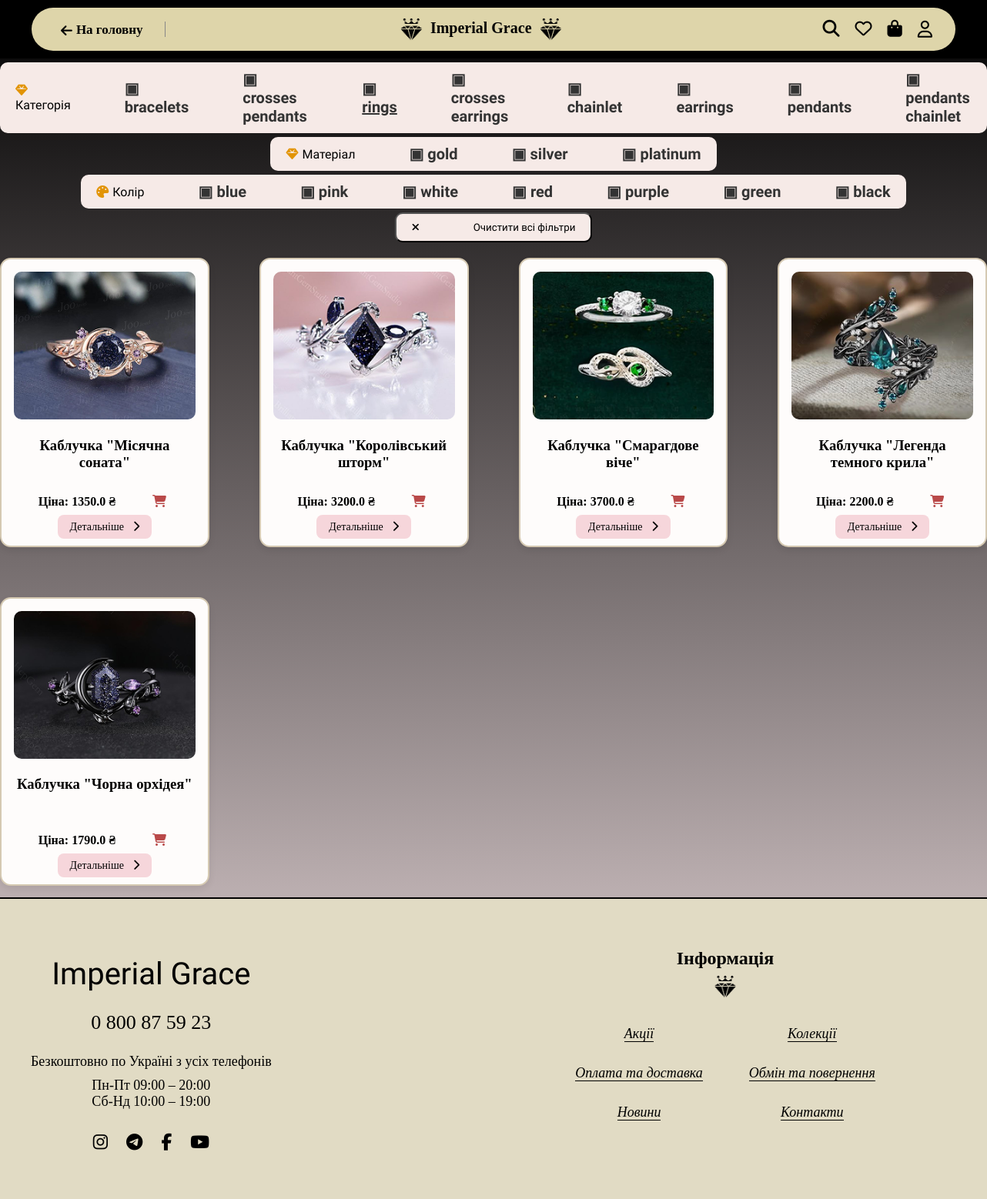
The app's page /catalog?category=rings with its own data.
### app/models.py (models this page shows)
class Product(SQLModel, table=True):
    id: int | None = Field(default=None, primary_key=True)
    name: str
    price: float
    material: str
    color: str
    description: str = ""
    image_url: str
    category: str
    available: bool = True
    created_at: datetime = Field(default_factory=datetime.now)

### app/routes.py (the view)
@router.get("/catalog", response_class=HTMLResponse)
async def show_catalog(
    request: Request,
    category: str = Query(default=None),
    material: str = Query(default=None),
    color: str = Query(default=None),
    db: Session = Depends(get_db),
    current_user=Depends(get_current_user)
):
    query = db.query(Product).filter(Product.available == True)
    if category:
        query = query.filter(Product.category == category)
    if material:
        query = query.filter(Product.material == material)
    if color:
        query = query.filter(Product.color == color)
    products = query.all()
    categories = get_distinct_values(db, Product.category)
    materials = get_distinct_values(db, Product.material)
    colors = get_distinct_values(db, Product.color)
    return templates.TemplateResponse(
        "catalog.html",
        {
            "request": request,
            "products": products,
            "user": current_user,
            "categories": categories,
            "materials": materials,
            "colors": colors,
            "selected_category": category,
            "selected_material": material,
            "selected_color": color
        }
    )

### app/templates/catalog.html (shortened to what this page needs)
<!DOCTYPE html>
<html lang="uk">
<head>
    <link rel="stylesheet" href="/static/styles/catalog.css">
    <link rel="stylesheet" href="https://cdnjs.cloudflare.com/ajax/libs/font-awesome/6.5.0/css/all.min.css" />
</head>
<body>
    <section class="top-menu-section">
        <div class="menu-wrapper">
            <div class="menu-bar">
                <div class="menu-left">
                    <a href="/index" class="back-btn">
                        <i class="fas fa-arrow-left"></i> На головну
                    </a>
                </div>
                <div class="menu-logo">
                    <span>
                        <img src="/static/images/diamond1.png" alt="Diamond" />
                    </span> Imperial Grace <span>
                        <img src="/static/images/diamond1.png" alt="Diamond" />
                    </span>
                </div>
                <div class="menu-right">
                    <div class="search-wrapper">
                            <span title="Пошук" class="icon search-trigger"><i class="fas fa-search"></i></span>
                        </div>
                        <span title="Уподобані" class="icon"><i class="far fa-heart"></i></span>
                        <div class="cart-wrapper">
                            <div class="cart-icon-wrapper">
                                <a title="Кошик" href="/cart" id="go-to-cart" class="icon"><i class="fas fa-bag-shopping"></i>
                                </a>
                            </div>
                        </div>
                        <div class="user-info" style="color: rgb(15, 15, 15); font-size: 1.5rem;">
                            {% if user %}
                            <a title="Замовлення" href="/my-orders" class="icon"><i class="fas fa-box-open"></i></a>
                            <a title="Вихід" href="/logout" class="icon"><i class="fas fa-sign-out-alt"></i></a>
                            {% else %}
                            <a title="Вхід" href="/registration" id="go-profile" class="icon"><i class="far fa-user"></i></a>
                            {% endif %}
                        </div>
                    </div>
                </div>
            </div>
    </section>
<div class="catalog-filter-section">
    <div class="catalog-filter">
        <label><i class="fas fa-gem filter-icon"></i>Категорія</label>
        {% for category in categories %}
        <span data-filter-type="category" data-value="{{ category }}" class="{% if selected_category == category %}active-filter{% endif %}">
            ▣ {{ category }}
        </span>
        {% endfor %}
    </div>
    <div class="catalog-filter">
        <label><i class="fas fa-gem filter-icon"></i>Матеріал</label>
        {% for material in materials %}
        <span data-filter-type="material" data-value="{{ material }}" class="{% if selected_material == material %}active-filter{% endif %}">
            ▣ {{ material }}
        </span>
        {% endfor %}
    </div>
    <div class="catalog-filter">
        <label><i class="fas fa-palette filter-icon"></i>Колір</label>
        {% for color in colors %}
        <span data-filter-type="color" data-value="{{ color }}" class="{% if selected_color == color %}active-filter{% endif %}">
            ▣ {{ color }}
        </span>
        {% endfor %}
    </div>
    {% if selected_category or selected_material or selected_color %}
    <button id="clear-all-filters" class="catalog-filter">
        <i class="fas fa-times"></i> Очистити всі фільтри
    </button>
    {% endif %}
</div>
    <section class="catalog-grid">
    {% for product in products %}
    <div class="product-card"
         data-category="{{ product.category }}"
         data-material="{{ product.material }}"
         data-color="{{ product.color }}">
        <img src="{{ product.image_url }}" alt="{{ product.name }}">
        <h3>{{ product.name }}</h3>
        <p class="price">
            Ціна: <strong>{{ product.price }} ₴</strong>
            <button class="add-to-cart-btn"
                data-id="{{ product.id }}"
                data-name="{{ product.name }}"
                data-price="{{ product.price }}"
                data-image="{{ product.image_url }}"
                title="Додати до кошика">
                <i class="fas fa-shopping-cart cart-icon"></i>
            </button>
        </p>
        <a href="/details/{{ product.id }}" class="detail-btn">
            Детальніше <i class="fas fa-chevron-right arrow-icon"></i>
        </a>
    </div>
    {% endfor %}
    </section>
    <footer class="footer">
        <div class="footer-container">
            <div class="footer-left">
                <h2 class="footer-logo">Imperial Grace</h2>
                <p class="phone">0 800 87 59 23</p>
                <p class="schedule">Безкоштовно по Україні з усіх телефонів</p>
                <p>Пн-Пт 09:00 – 20:00<br>Сб-Нд 10:00 – 19:00</p>
                <div class="social-icons">
                    <a href="#"><i class="fab fa-instagram"></i></a>
                    <a href="#"><i class="fab fa-telegram"></i></a>
                    <a href="#"><i class="fab fa-facebook-f"></i></a>
                    <a href="#"><i class="fab fa-youtube"></i></a>
                </div>
            </div>
            <div class="footer-right">
                <h3>Інформація</h3>
                <img src="/static/images/diamond1.png" alt="Icon" class="footer-icon" />
                <div class="footer-links">
                    <ul>
                        <li><a href="#">Акції</a></li>
                        <li><a href="#">Оплата та доставка</a></li>
                        <li><a href="#">Новини</a></li>
                    </ul>
                    <ul>
                        <li><a href="#">Колекції</a></li>
                        <li><a href="#">Обмін та повернення</a></li>
                        <li><a href="#">Контакти</a></li>
                    </ul>
                </div>
            </div>
        </div>
    </footer>
</body>
</html>

### records on screen
Product: image_url (picture), name "Каблучка \"Місячна соната\"", price "1350.0"
Product: image_url (picture), name "Каблучка \"Королівський шторм\"", price "3200.0"
Product: image_url (picture), name "Каблучка \"Смарагдове віче\"", price "3700.0"
Product: image_url (picture), name "Каблучка \"Легенда темного крила\"", price "2200.0"
Product: image_url (picture), name "Каблучка \"Чорна орхідея\"", price "1790.0"

### other values on screen
{{ category }} "bracelets" "crosses pendants" "rings" "crosses earrings" "chainlet" "earrings" "pendants" "pendants chainlet"
{{ material }} "gold" "silver" "platinum"
{{ color }} "blue" "pink" "white" "red" "purple" "green" "black"
